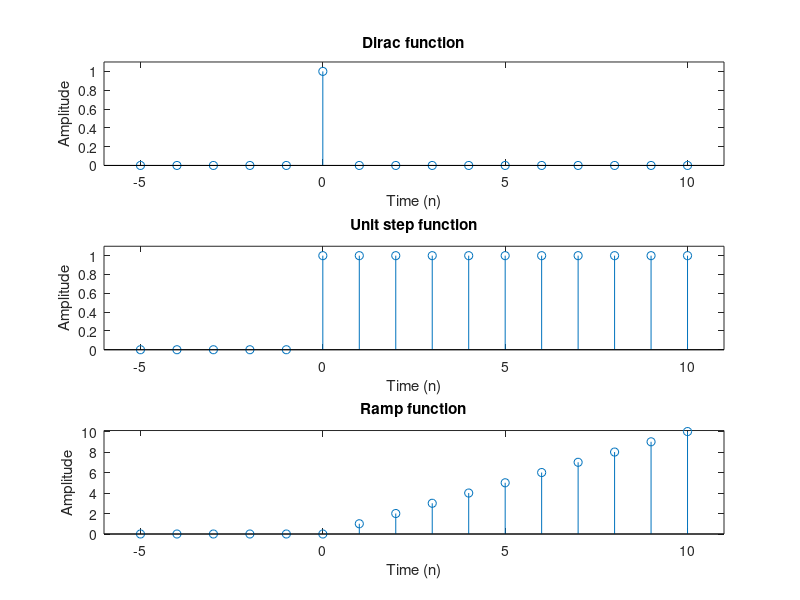
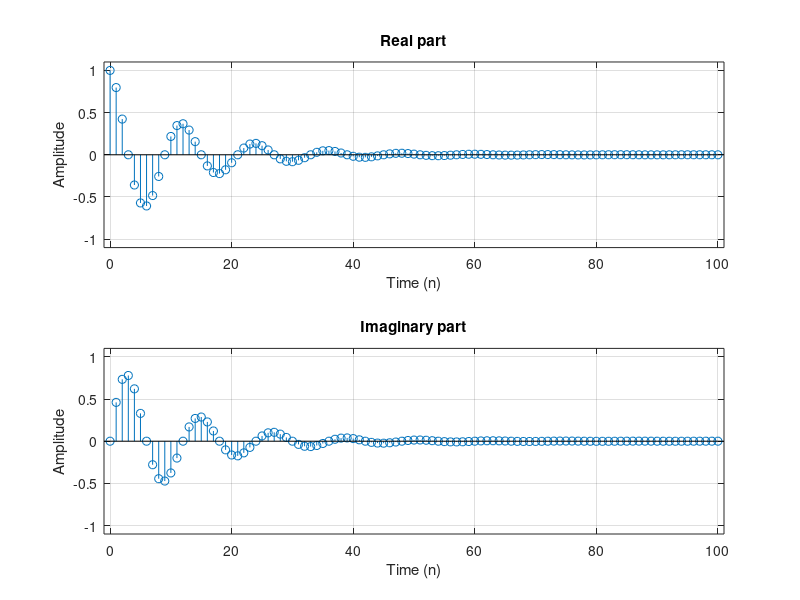
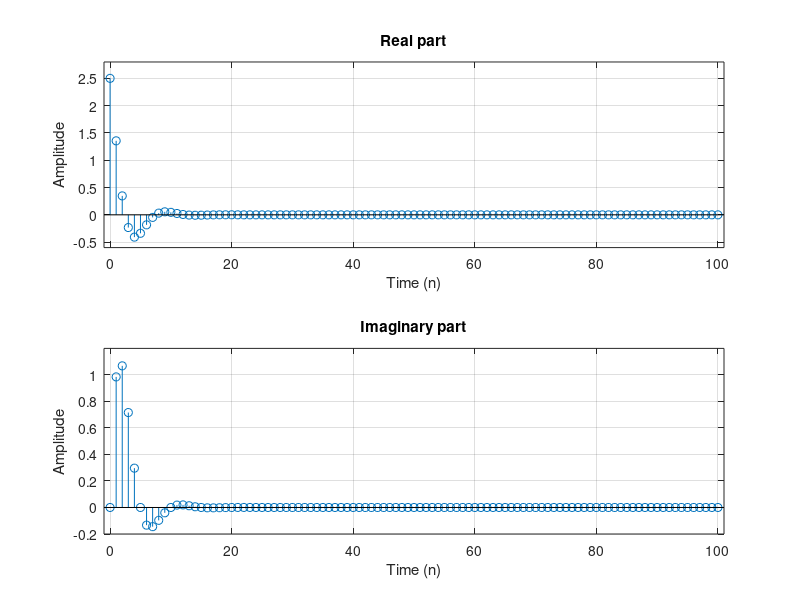
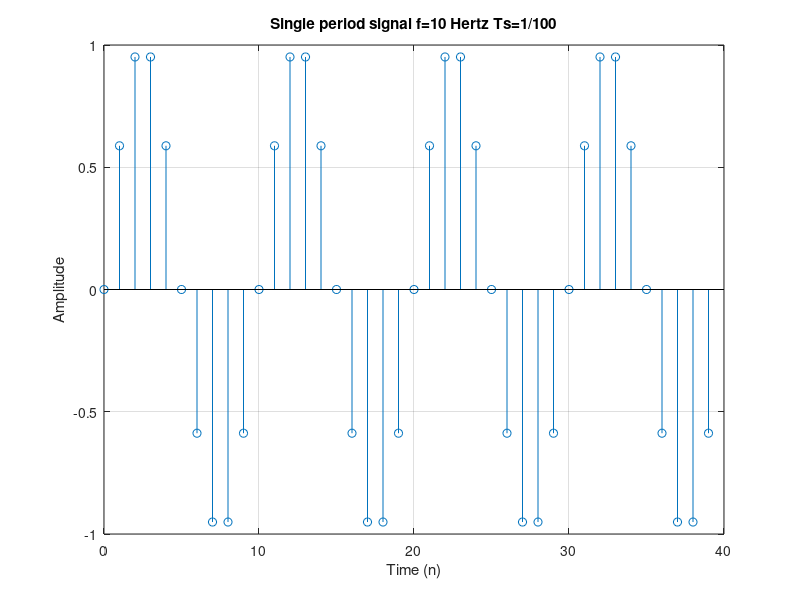

The MATLAB source for these figures, in order:
% Exercice 1 - Deterministic signals
clear; clc;
figure(1);
n = -5:1:10;

%1.1.a
subplot(3,1,1)
y = zeros(16,1);
y(6) = 1;
stem(n,y); % Dirac function plotted
xlim([-6 11]);
ylim([0 1.1]);
title('Dirac function');
xlabel('Time (n)');
ylabel('Amplitude');

%1.1.b
subplot(3,1,2);
y = [zeros(5,1);ones(11,1)];
stem(n,y); % Unit step function plotted
xlim([-6 11]);
ylim([0 1.1]);
title('Unit step function');
xlabel('Time (n)');
ylabel('Amplitude');

%1.1.c
subplot(3,1,3);
y = [zeros(5,1);ones(11,1)];
y = n .* y';
stem(n,y); % Ramp function plotted
xlim([-6 11]);
ylim([0 10.1]);
title('Ramp function');
xlabel('Time (n)');
ylabel('Amplitude');

% 1.2
clear; clc;
n = 0:1:100;

figure(2);
% 1.2.a
a = -1/12;
w = j * (pi/6);
y = exp((a + w) * n);

subplot(2,1,1);
stem(n,real(y),'o'); % real part of complex exponential plotted
xlim([-1 101]);
ylim([-1.1 1.1]);
grid on;
title('Real part');
xlabel('Time (n)');
ylabel('Amplitude');

subplot(2,1,2);
stem(n,imag(y),'o'); % imaginary part of complex exponential plotted
xlim([-1 101]);
ylim([-1.1 1.1]);
grid on;
title('Imaginary part');
xlabel('Time (n)');
ylabel('Amplitude');

figure(3);
% 1.2.b
a = -0.4;
w = j * (pi/5);
y = 2.5 * exp((a + w) * n);

subplot(2,1,1);
stem(n,real(y),'o'); % real part of complex exponential plotted
xlim([-1 101]);
ylim([-0.6 2.8]);
grid on;
title('Real part');
xlabel('Time (n)');
ylabel('Amplitude');

subplot(2,1,2);
stem(n,imag(y),'o'); % imaginary part of complex exponential plotted
xlim([-1 101]);
ylim([-0.2 1.2]);
grid on;
title('Imaginary part');
xlabel('Time (n)');
ylabel('Amplitude');

% 1.3
clear; clc;
figure(4);
n = 0:39;
sf = 100; % sampling frequency
ts = 1 / sf; % sampling interval
f = 10; % frequency
y = sin(2*pi*f*n*ts);
stem(n, y); % signle period plotted
grid on;
title('Single period signal f=10 Hertz Ts=1/100');
xlabel('Time (n)');
ylabel('Amplitude');


% Exercice 2 - Random signals

% 2.1
clear; clc;
figure(5);
n = 0:999;
N = length(n);
y = -1 + (1 - (-1)) * rand(1,N); % generate N random numbers from -1 to 1
stem(n,y); % uniformly distributed sequence plotted
title('Uniform random sequence');
xlabel('Time (n)');
ylabel('Amplitude');

y_mean = mean(y);
y_variance = sum((y - y_mean).^2) / N;
% mean by Matlab =  -0.010299, theoritical mean = -0.010299057
% variance by Matlab = 0.343731, theoritical variance = 0.344074664
% The difference between Matlab and the theoritical calculation is due to
% matlab using floating-point arithmetic which may occasionaly involve
% round-Off errors.

% 2.2
clear; clc;
figure(6);
n = 0:199;
N = length(n);
y_mean = 0;
y_variance = 5;
y_std = sqrt(y_variance);
y = normrnd(y_mean,y_std,1,N); % random samples from the normal distribution
stem(n,y); % Gaussian random signal plotted
title('Gaussian random signal');
xlabel('Time (n)');
ylabel('Amplitude');
%hist(y,-10:.02:10) ;